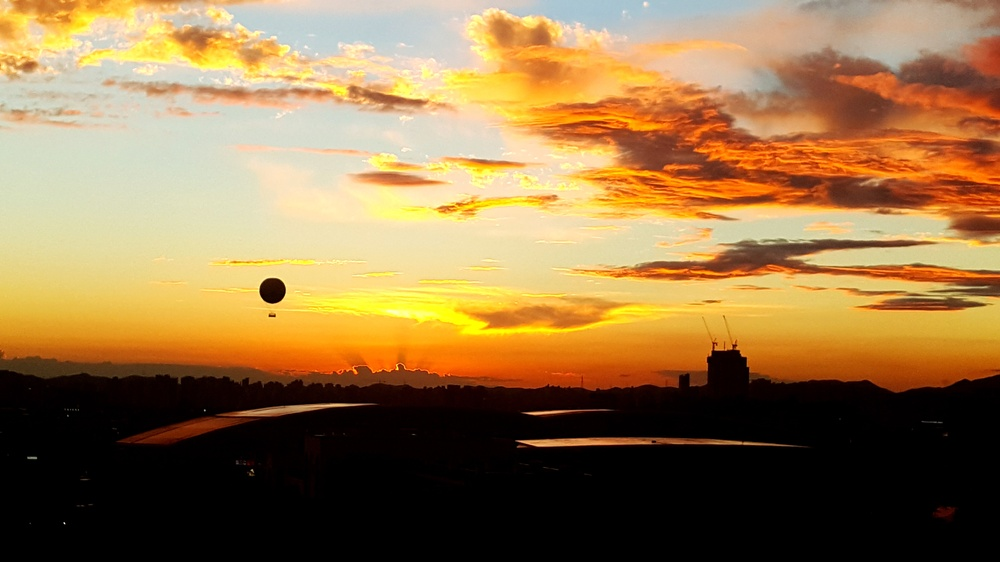
#> input picture assets/photos/20160828_190752.jpg, 1000 x 562 px, shrunk from 5312 x 2988 before the run
$ python skyl.py ../../../assets/photos/20160828_190752.jpg
#> lines starting #> are read from the running program, lines starting #| are printed output that depends on the picture; long printed decimals are rounded
#!/usr/bin/env python3
"""skyl.py — RULER-flow2 §3 박명 하늘 밝기 skyL: 위 78 % 크롭, sRGB → 선형 → Rec.709 휘도의 중앙값(§131).
  python3 skyl.py a.png b.png …   (.alpha.png 는 건너뜀; 구름 불투명도 중앙값 cloudA 도 같이 적음)"""
import sys, os, numpy as np
from PIL import Image
def lin(c): return np.where(c <= 0.04045, c / 12.92, ((c + 0.055) / 1.055) ** 2.4)
for f in sys.argv[1:]:
    if f.endswith('.alpha.png'): continue
    a = np.asarray(Image.open(f).convert('RGB')).astype(np.float64) / 255.0
    h = int(round(a.shape[0] * 0.78)); a = lin(a[:h])
#> after `h = int(round(a.shape[0] * 0.78))`: h = 438
#> after `a = lin(a[:h])`:
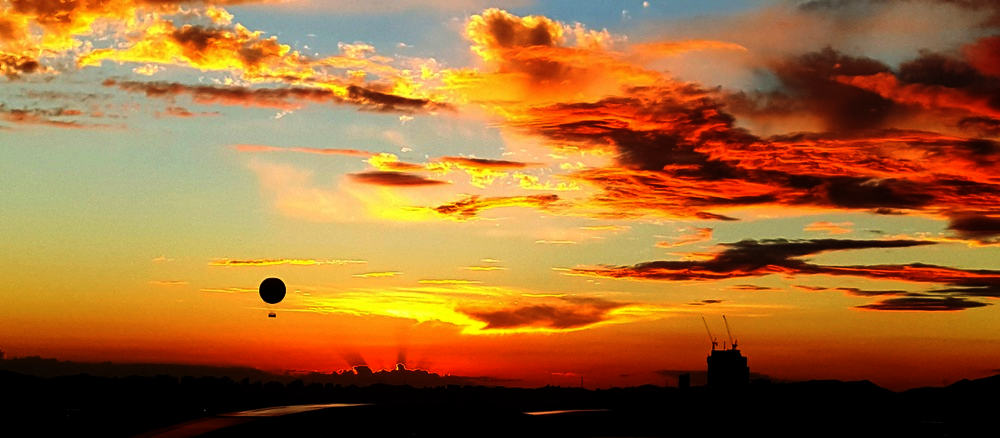
#> a: shape (438, 1000, 3) float64; mean R, G, B 0.633, 0.415, 0.2
    L = 0.2126 * a[..., 0] + 0.7152 * a[..., 1] + 0.0722 * a[..., 2]
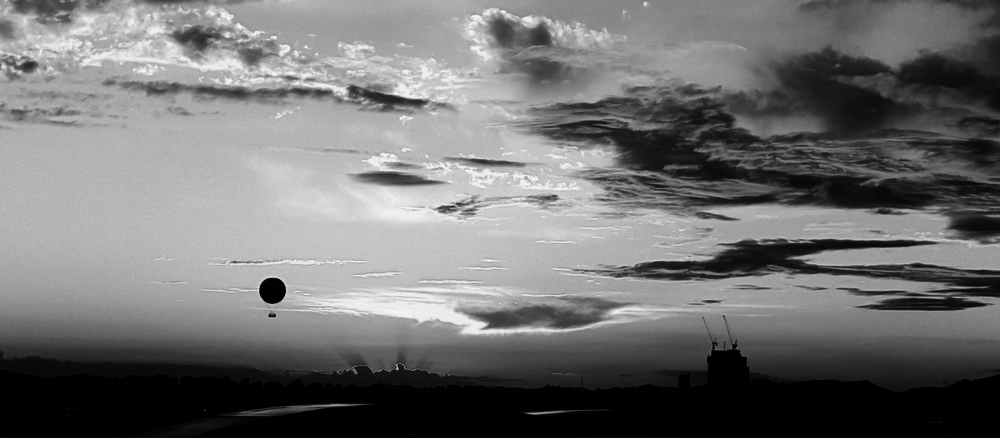
#> L: shape (438, 1000) float64; min 0, max 0.986, mean 0.445
    af = f[:-4] + '.alpha.png'; ca = float('nan')
    if os.path.exists(af): ca = float(np.median(np.asarray(Image.open(af).convert('L')).astype(np.float64)[:h] / 255.0))
    print('%-22s skyL %.5f  cloudAlpha_med %.3f' % (os.path.basename(f), float(np.median(L)), ca))
#| 20160828_190752.jpg    skyL 0.5106  cloudAlpha_med nan

$ run again, on assets/photos/20190604_185803.jpg
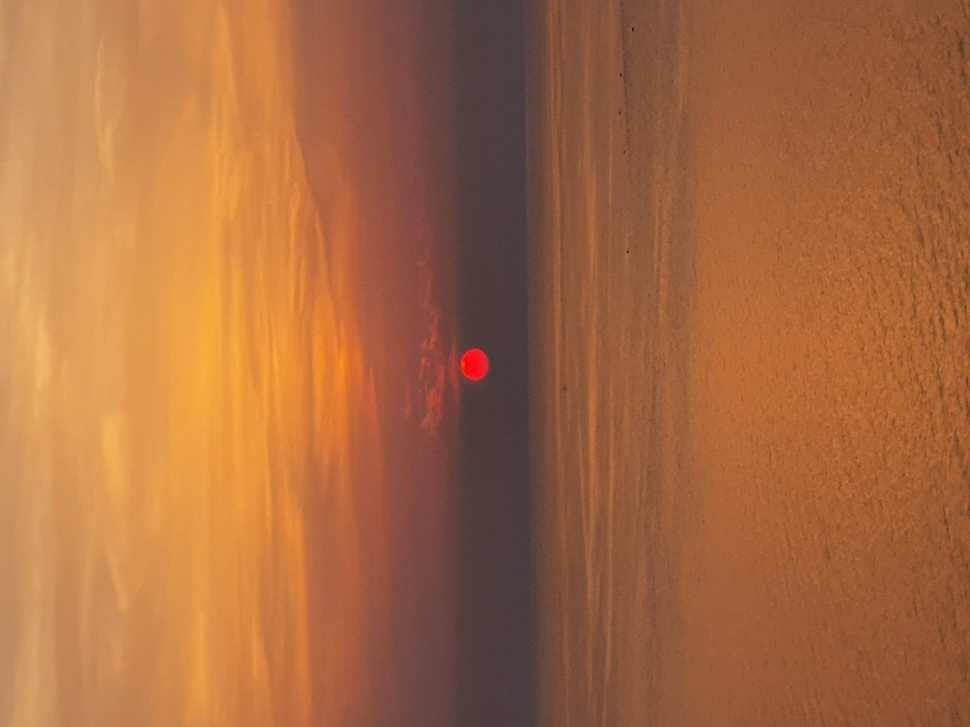
#> input picture assets/photos/20190604_185803.jpg, 970 x 727 px, shrunk from 4032 x 3024 before the run
#> `a = lin(a[:h])`:
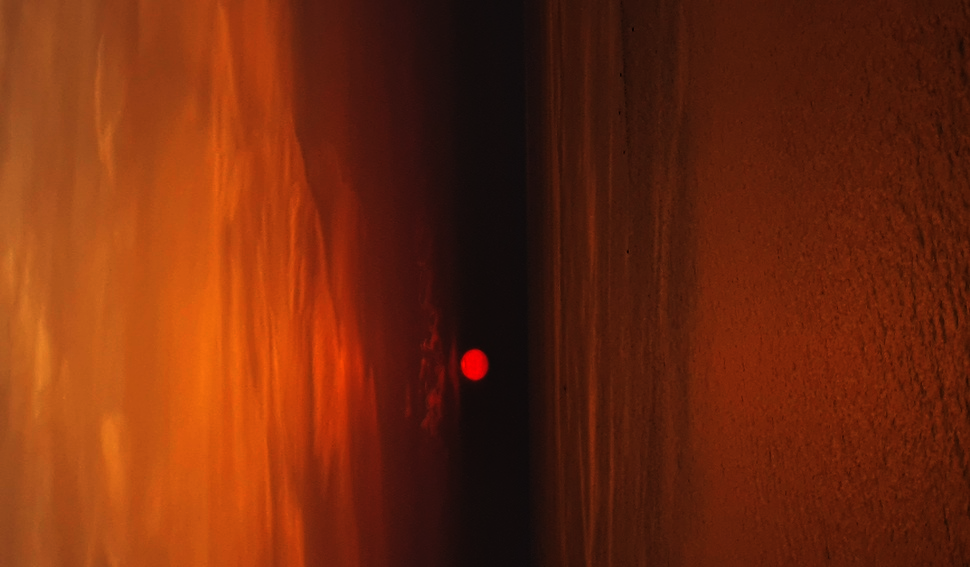
#> a: shape (567, 970, 3) float64; mean R, G, B 0.437, 0.165, 0.0562
#> `L = 0.2126 * a[..., 0] + 0.7152 * a[..., 1] + 0.0722 * a[..., 2]`:
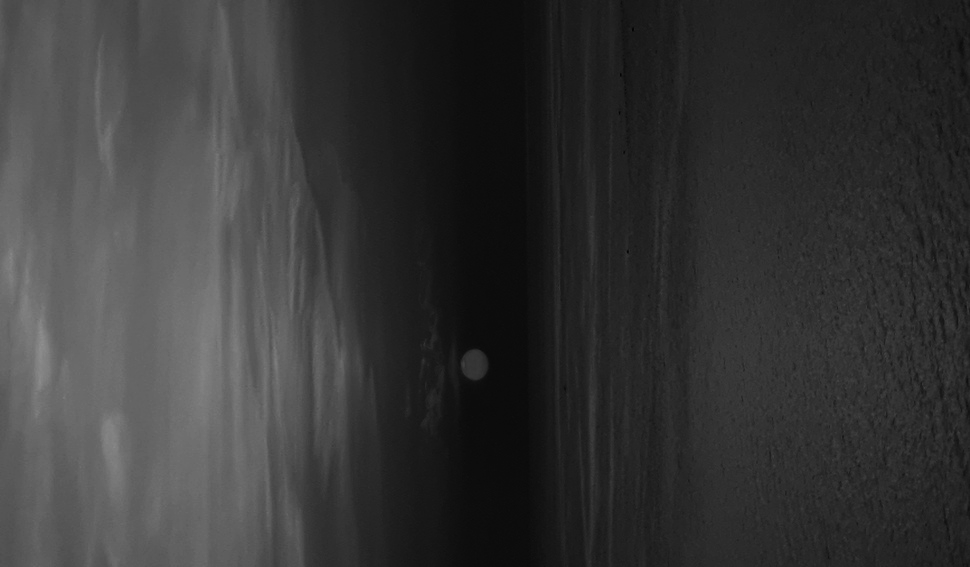
#> L: shape (567, 970) float64; min 0.013, max 0.565, mean 0.215
#| 20190604_185803.jpg    skyL 0.1716  cloudAlpha_med nan

$ run again, on assets/photos/20190829_172847.jpg
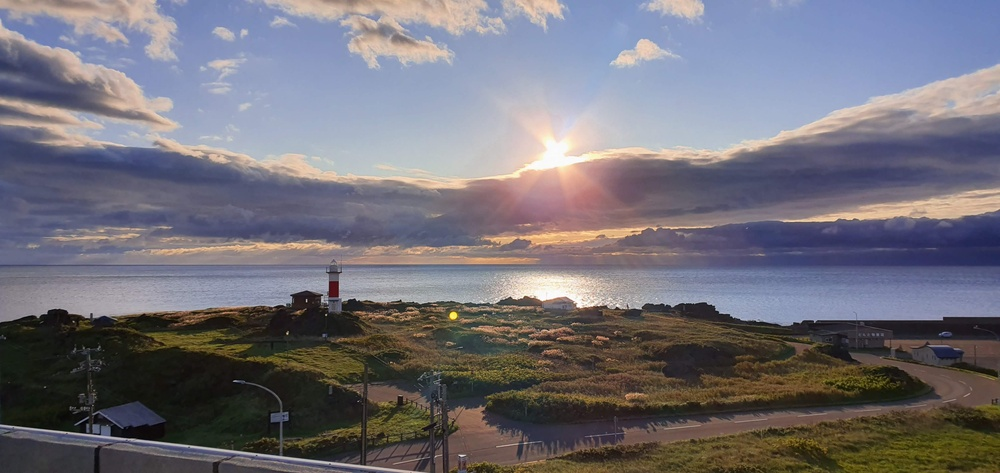
#> input picture assets/photos/20190829_172847.jpg, 1000 x 473 px, shrunk from 4032 x 1908 before the run
#> `a = lin(a[:h])`:
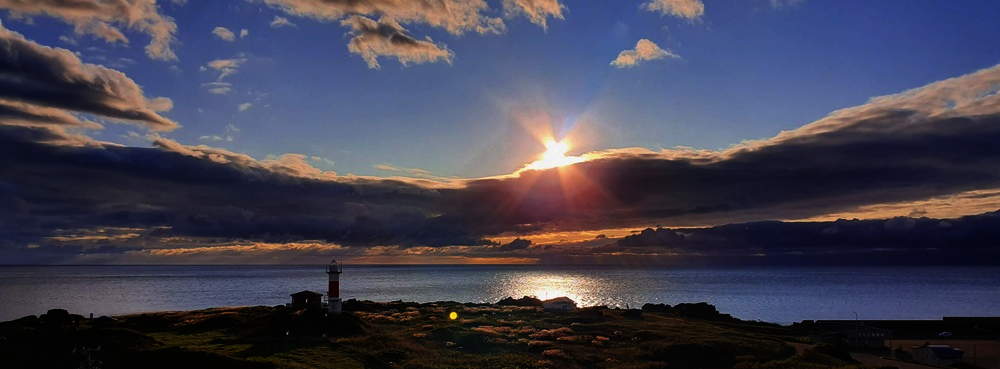
#> a: shape (369, 1000, 3) float64; mean R, G, B 0.261, 0.254, 0.318
#> `L = 0.2126 * a[..., 0] + 0.7152 * a[..., 1] + 0.0722 * a[..., 2]`:
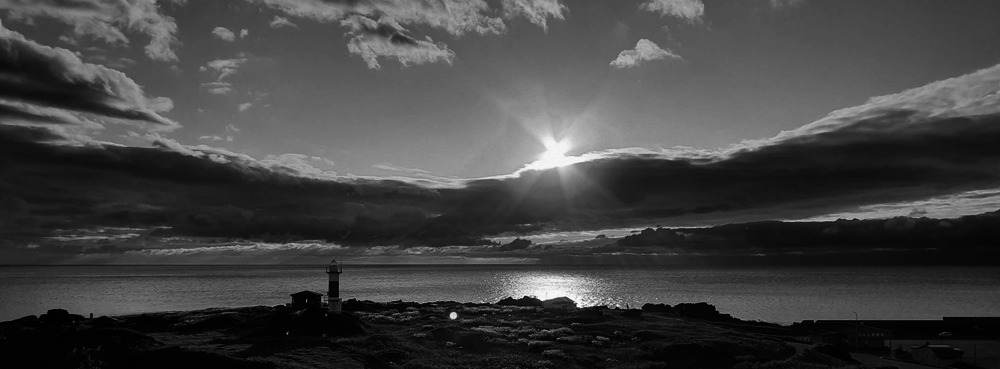
#> L: shape (369, 1000) float64; min 0.000911, max 0.996, mean 0.26
#| 20190829_172847.jpg    skyL 0.2544  cloudAlpha_med nan

$ run again, on assets/photos/20190829_175121.jpg
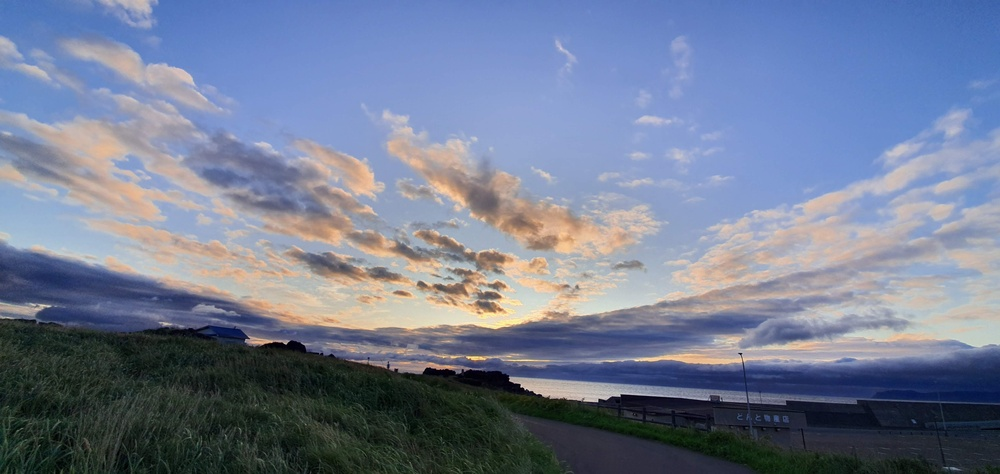
#> input picture assets/photos/20190829_175121.jpg, 1000 x 474 px, shrunk from 4608 x 2184 before the run
#> `a = lin(a[:h])`:
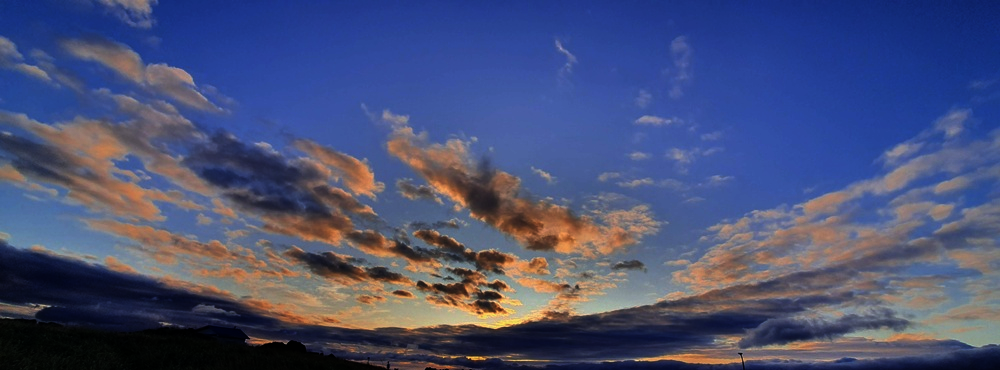
#> a: shape (370, 1000, 3) float64; mean R, G, B 0.288, 0.316, 0.464
#> `L = 0.2126 * a[..., 0] + 0.7152 * a[..., 1] + 0.0722 * a[..., 2]`:
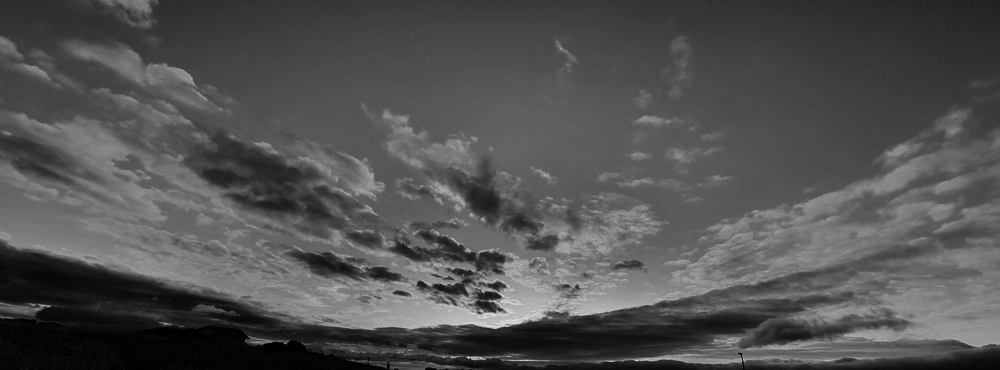
#> L: shape (370, 1000) float64; min 0.00011, max 0.883, mean 0.321
#| 20190829_175121.jpg    skyL 0.3215  cloudAlpha_med nan
